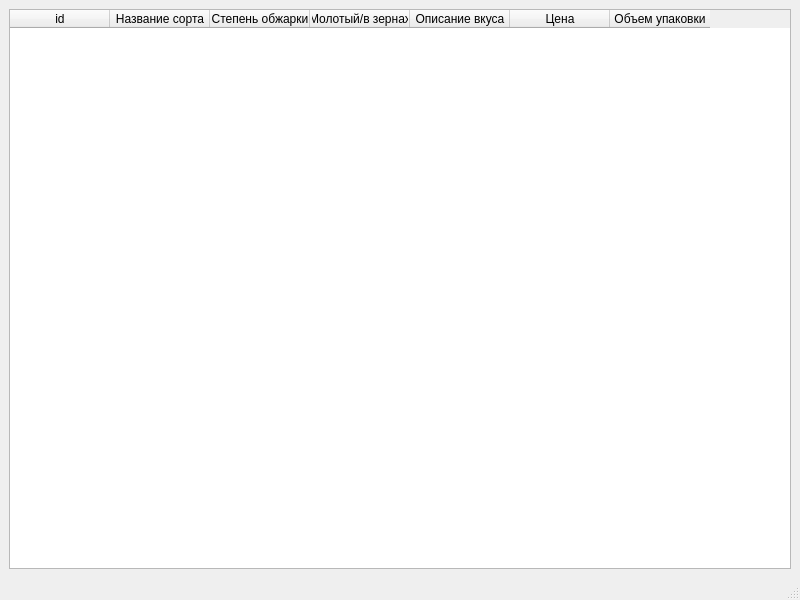
<?xml version="1.0" encoding="UTF-8"?>
<ui version="4.0">
 <class>MainWindow</class>
 <widget class="QMainWindow" name="MainWindow">
  <property name="geometry">
   <rect>
    <x>0</x>
    <y>0</y>
    <width>800</width>
    <height>600</height>
   </rect>
  </property>
  <property name="windowTitle">
   <string>Описание сортов кофе</string>
  </property>
  <widget class="QWidget" name="centralwidget">
   <layout class="QGridLayout" name="gridLayout">
    <item row="0" column="0">
     <widget class="QTableWidget" name="coffee_table">
      <column>
       <property name="text">
        <string>id</string>
       </property>
      </column>
      <column>
       <property name="text">
        <string>Название сорта</string>
       </property>
      </column>
      <column>
       <property name="text">
        <string>Степень обжарки</string>
       </property>
      </column>
      <column>
       <property name="text">
        <string>Молотый/в зернах</string>
       </property>
      </column>
      <column>
       <property name="text">
        <string>Описание вкуса</string>
       </property>
      </column>
      <column>
       <property name="text">
        <string>Цена</string>
       </property>
      </column>
      <column>
       <property name="text">
        <string>Объем упаковки</string>
       </property>
      </column>
     </widget>
    </item>
   </layout>
  </widget>
  <widget class="QMenuBar" name="menubar">
   <property name="geometry">
    <rect>
     <x>0</x>
     <y>0</y>
     <width>800</width>
     <height>20</height>
    </rect>
   </property>
  </widget>
  <widget class="QStatusBar" name="statusbar"/>
 </widget>
 <resources/>
 <connections/>
</ui>
